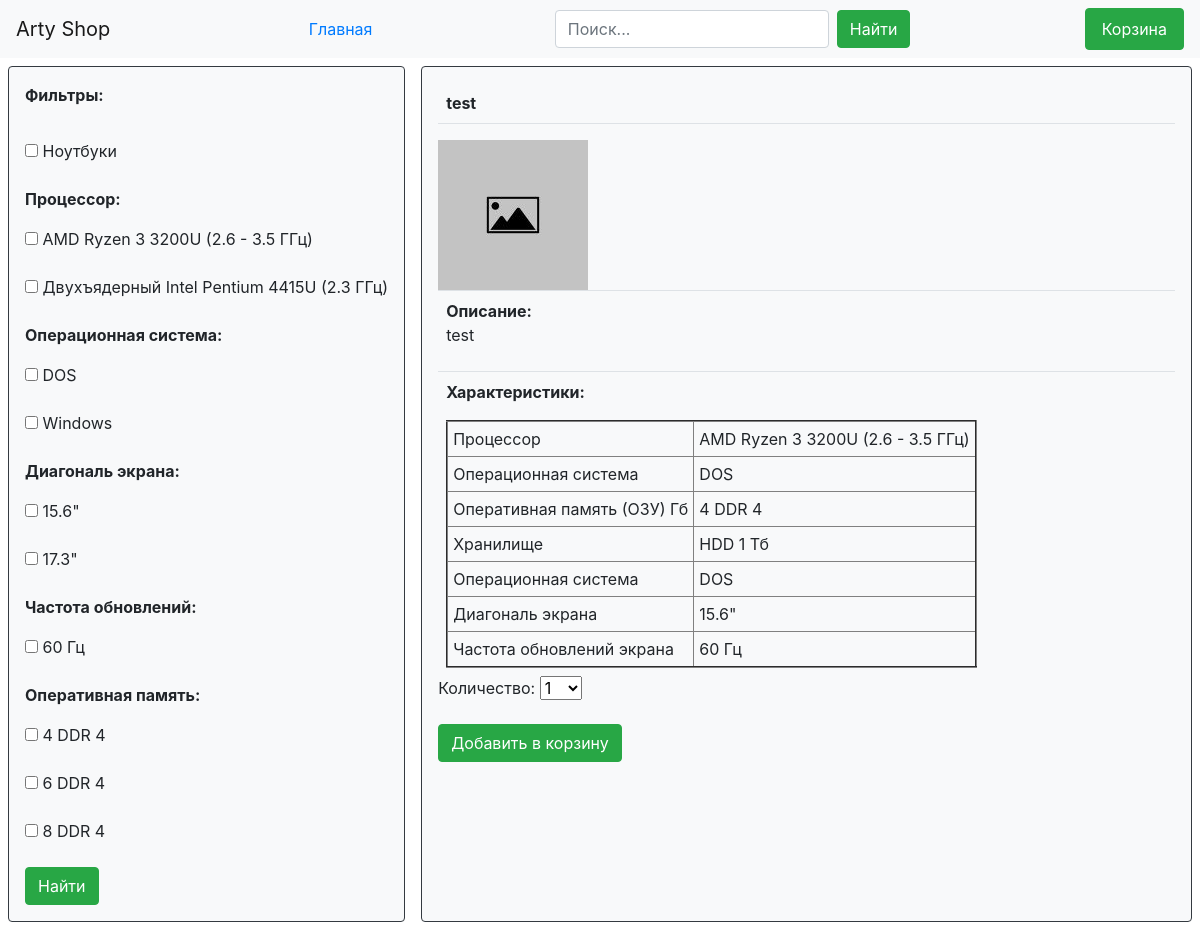
/catalog/detail/4/test/, run on the app's committed database.
### product/models.py (models this page shows, shortened)
class Category(models.Model):
    name = models.CharField(max_length=200, verbose_name='Имя')
    url = models.SlugField(max_length=200, unique=True)
    def __str__(self):
        return self.name
    class Meta:
        ordering = ('name',)
        verbose_name = 'Категория'
        verbose_name_plural = 'Категории'

class LaptopCore(models.Model):
    name = models.CharField(verbose_name='Название', max_length=150)
    class Meta:
        ordering = ('name',)
        verbose_name = 'Процессор (Ноутбук)'
        verbose_name_plural = 'Процессоры (Ноутбуки)'
    def __str__(self):
        return self.name

class LaptopOS(models.Model):
    name = models.CharField(verbose_name='Операционная система (ОС)', max_length=50)
    def __str__(self):
        return self.name
    class Meta:
        ordering = ('name',)
        verbose_name = 'Операционная система (Ноутбук)'
        verbose_name_plural = 'Операционные системы (Ноутбуки)'

class LaptopScreenDiagonal(models.Model):
    value = models.CharField(verbose_name='Диагональ', max_length=150)
    def __str__(self):
        return self.value
    class Meta:
        ordering = ('value',)
        verbose_name = 'Диагональ экрана (Ноутбук)'
        verbose_name_plural = 'Список диагоналей (Ноутбуки)'

class LaptopRefreshRate(models.Model):
    value = models.CharField(verbose_name='Частота обновлений экрана', max_length=50)
    def __str__(self):
        return self.value
    class Meta:
        ordering = ('value',)
        verbose_name = 'Частота обновлений экрана (Ноутбук)'
        verbose_name_plural = 'Список частот обновлений (Ноутбуки)'

class LaptopRAM(models.Model):
    name = models.CharField(verbose_name='Полное название', max_length=50, blank=True, null=True)
    value = models.CharField(verbose_name='Кол-во оперативной памяти (ОЗУ)', max_length=50)
    ram_type = models.ForeignKey('LaptopRAMType', on_delete=models.CASCADE, verbose_name='Тип ОЗУ')
    def __str__(self):
        return f'{self.value} {self.ram_type}'
    class Meta:
        ordering = ('value',)
        verbose_name = 'Оперативная память (ОЗУ) (Ноутбук)'
        verbose_name_plural = 'Список ОЗУ (Ноутбуи)'

class LaptopRAMType(models.Model):
    ram_type = models.CharField(verbose_name='Тип ОЗУ', max_length=50)
    def __str__(self):
        return self.ram_type
    class Meta:
        ordering = ('ram_type',)
        verbose_name = 'Тип ОЗУ (Ноутбук)'
        verbose_name_plural = "Типы ОЗУ (Ноутбуки)"

class ProductAbstract(models.Model):
    title = models.CharField(max_length=150, verbose_name='Заголовок', db_index=True)
    description = models.TextField(verbose_name='Описание', blank=True)
    short_description = models.CharField(max_length=200, verbose_name='Короткое описание', blank=True)
    url = models.SlugField(db_index=True, unique=True)
    image = models.ImageField('Картинка', upload_to='products/%Y/%m/%d', blank=True)
    price = models.DecimalField(max_digits=10, decimal_places=2, verbose_name='Цена')
    available = models.BooleanField(verbose_name='В наличии', default=False)
    category = models.ForeignKey(Category, models.CASCADE, 'products')
    created = models.DateTimeField('Создано', auto_now_add=True)
    updated = models.DateTimeField(verbose_name='Обновлено', auto_now=True)
    class Meta:
        verbose_name = 'Ноутбук'
        verbose_name_plural = 'Ноутбуки'
        ordering = ('title',)
        index_together = (('id', 'url'),)
        abstract = True

class Laptop(ProductAbstract):
    core = models.ForeignKey('LaptopCore', on_delete=models.CASCADE, related_name='laptops',
                             verbose_name='Процессор')
    diagonal = models.ForeignKey('LaptopScreenDiagonal', on_delete=models.CASCADE, related_name='laptops',
                                 verbose_name='Диагональ экрана')
    refresh_rate = models.ForeignKey('LaptopRefreshRate', on_delete=models.CASCADE, related_name='laptops',
                                     verbose_name='Частота обновлений экрана')
    ram = models.ForeignKey('LaptopRAM', on_delete=models.CASCADE, related_name='laptops',
                            verbose_name='Оперативная память (ОЗУ)')
    storage = models.ForeignKey('LaptopStorage', on_delete=models.CASCADE, related_name='laptops',
                                verbose_name='Тип хранилища')
    os = models.ForeignKey('LaptopOS', on_delete=models.CASCADE, related_name='laptops',
                           verbose_name='Операционная система')
    color = models.ForeignKey('LaptopColor', on_delete=models.CASCADE, related_name='laptops',
                              verbose_name='Цвет', blank=True, null=True)

class LaptopStorage(models.Model):
    name = models.CharField(verbose_name='Полное название', max_length=150)
    storage_type = models.ForeignKey('LaptopStorageType', on_delete=models.CASCADE, verbose_name='Тип хранилища')
    storage_size = models.ForeignKey('LaptopStorageSize', on_delete=models.CASCADE, verbose_name='Размер хранилища')
    def __str__(self):
        return self.name
    class Meta:
        ordering = ('name',)
        verbose_name = 'Хранилище (Ноутбук)'
        verbose_name_plural = "Хранилища (Ноутбуки)"

### catalog/views.py (the view)
# urls.py: path('catalog/detail/<int:id>/<slug:url>/', views.LaptopDetailView.as_view(), name='detail'),
class LaptopDetailView(Categories, DetailView):
    model = models.Laptop
    template_name = 'catalog/product_detail.html'
    slug_field = 'url'
    slug_url_kwarg = 'url'
    def get_context_data(self, **kwargs):
        context = super().get_context_data()
        context['form'] = CartAddProductForm
        return context

### cart/context_processors.py (called while the page is built)
def cart(request):
    return {'cart': Cart(request)}

### catalog/views.py (called while the page is built)
    def get_categories(self):
        return models.Category.objects.all()

### templates/catalog/product_detail.html (shortened to what this page needs)
{% extends 'layout/basic.html' %}
{% load bootstrap4 %}
{% load static %}
{% block content %}
    <p class="border-bottom p-2"><strong>{{ laptop.title }}</strong></p>
    {% if laptop.image %}
        <img src="{{ laptop.image.url }}" alt="image" class="p-2">
    {% else %}
        <img src="{% static 'default/default-image-150x150.jpg' %}" alt="image">
    {% endif %}
    <section class="p-2 border-top">
        <p>
            <strong>Описание:</strong><br>{{ laptop.description }}
        </p>
    </section>
    <section class="p-2 border-top">
        <p>
            <strong>Характеристики:</strong>
        </p>
        <table border="2" cellpadding="5">
            <tbody>
            <tr>
                <td>Процессор</td>
                <td>{{ laptop.core }}</td>
            </tr>
            <tr>
                <td>Операционная система</td>
                <td>{{ laptop.os }}</td>
            </tr>
            <tr>
                <td>Оперативная память (ОЗУ) Гб</td>
                <td>{{ laptop.ram }}</td>
            </tr>
            <tr>
                <td>Хранилище</td>
                <td>{{ laptop.storage }}</td>
            </tr>
            <tr>
                <td>Операционная система</td>
                <td>{{ laptop.os }}</td>
            </tr>
            <tr>
                <td>Диагональ экрана</td>
                <td>{{ laptop.diagonal }}</td>
            </tr>
            <tr>
                <td>Частота обновлений экрана</td>
                <td>{{ laptop.refresh_rate }}</td>
            </tr>
            </tbody>
        </table>
    </section>
    <form action="{% url 'add' id=laptop.id %}" method="post">
        {{ form.as_p }}
        <button class="btn btn-success">Добавить в корзину</button>
    </form>
{% endblock %}

### templates/layout/basic.html (shortened to what this page needs)
<!doctype html>
<html lang="ru">
<head>
    {% load bootstrap4 %}
    {% load static %}
    {% bootstrap_css %}
</head>
<body class="container-fluid">
<div class="row navbar navbar-light bg-light">
    <a href="{% url 'catalog:list' %}" class="navbar-brand">Arty Shop</a>
    <a href="{% url 'catalog:list' %}" class="nav-link">Главная</a>
    <form class="nav-item form-inline" method="get" action="{% url 'catalog:search' %}">
        <input class="form-control" type="text" name="q" placeholder="Поиск...">
        <button class="btn btn-success mx-2" type="submit">Найти</button>
    </form>
    <a href="{% url 'detail' %}" class="btn btn-success nav-link">Корзина</a>
</div>
{% block filters %}
    <div class="row">
    <div class="col-md-auto border border-dark bg-light rounded m-2 p-2">
        <p class="p-2"><strong>Фильтры:</strong></p>
        <form method="get" action="{% url 'catalog:by_category' %}" class="p-2">
            {% for category in view.get_categories %}
                <p>
                    <label>
                        <input type="checkbox" class="checked" name="category" value="{{ category.url }}">
                        <span onmousedown="return false">{{ category }}</span>
                    </label>
                </p>
            {% endfor %}
            <p><strong>Процессор:</strong></p>
            {% for core in cores %}
                <p>
                    <label>
                        <input type="checkbox" class="checked" name="core" value="{{ core }}">
                        <span onmousedown="return false">{{ core }}</span>
                    </label>
                </p>
            {% endfor %}
            <p><strong>Операционная система:</strong></p>
            {% for os in oss %}
                <p>
                    <label>
                        <input type="checkbox" class="checked" name="os" value="{{ os }}">
                        <span onmousedown="return false">{{ os }}</span>
                    </label>
                </p>
            {% endfor %}
            <p><strong>Диагональ экрана:</strong></p>
            {% for diagonal in diagonals %}
                <p>
                    <label>
                        <input type="checkbox" class="checked" name="diagonal" value="{{ diagonal }}">
                        <span onmousedown="return false">{{ diagonal }}</span>
                    </label>
                </p>
            {% endfor %}
            <p><strong>Частота обновлений:</strong></p>
            {% for refresh_rate in refresh_rates %}
                <p>
                    <label>
                        <input type="checkbox" class="checked" name="refresh_rate" value="{{ refresh_rate }}">
                        <span onmousedown="return false">{{ refresh_rate }}</span>
                    </label>
                </p>
            {% endfor %}
            <p><strong>Оперативная память:</strong></p>
            {% for ram in rams %}
                <p>
                    <label>
                        <input type="checkbox" class="checked" name="ram" value="{{ ram }}">
                        <span onmousedown="return false">{{ ram }}</span>
                    </label>
                </p>
            {% endfor %}
            <button type="submit" class="btn btn-success" id="button">Найти</button>
        </form>
    </div>
{% endblock %}
<div class="col border border-dark bg-light rounded m-2 p-2">
    <div class="m-2" id="content">
        {% block content %}
        {% endblock %}
    </div>
</div>
</div>
</body>
</html>

### data on the page
Category: name "Ноутбуки"
LaptopCore: name "AMD Ryzen 3 3200U (2.6 - 3.5 ГГц)"
LaptopCore: name "Двухъядерный Intel Pentium 4415U (2.3 ГГц)"
LaptopOS: name "DOS"
LaptopOS: name "Windows"
LaptopScreenDiagonal: value "15.6\""
LaptopScreenDiagonal: value "17.3\""
LaptopRefreshRate: value "60 Гц"
LaptopRAM: value+ram_type "4 DDR 4"
LaptopRAM: value+ram_type "6 DDR 4"
LaptopRAM: value+ram_type "8 DDR 4"
Laptop: title "test", description "test", core "AMD Ryzen 3 3200U (2.6 - 3.5 ГГц)", os "DOS", ram "4 DDR 4", storage "HDD 1 Тб", diagonal "15.6\"", refresh_rate "60 Гц"
